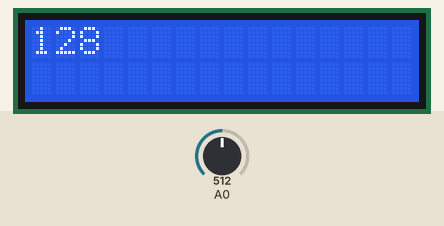
Bench run of a sketch on a simulated Arduino Uno, built with avr-gcc and run on an emulated ATmega328P. On the bench: 16×2 character LCD. The test bench sets the inputs (shaded band); at power-on: A0 = 512.

Above: at 1.2 s.
1.3 s: A0 set to 716
At 2.5 s:
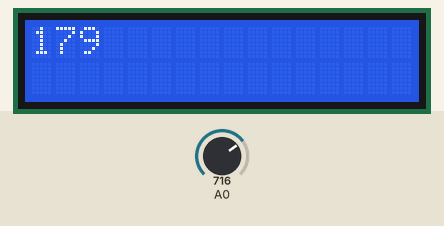
2.8 s: A0 set to 900
At 4.0 s:
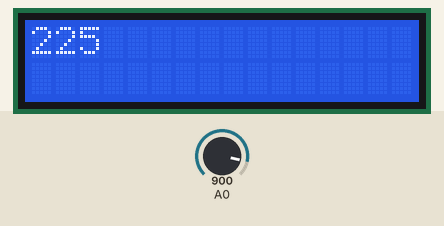
4.3 s: A0 set to 1023
At 5.8 s:
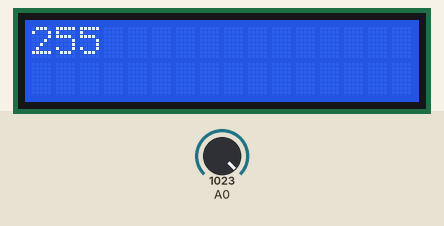
Timing chart, 0 to 7.3 s (numbered marks = the images above; inputs shaded):
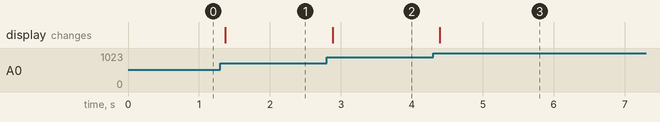

The sketch:

lcd.ino
```cpp
#include <LiquidCrystal.h>

LiquidCrystal lcd(5, 6, 7, 8, 9, 10, 11);

void setup() {
  lcd.begin(16, 2);
}

void loop() {
  lcd.setCursor(0, 0);
  int value = analogRead(A0) /4;
  lcd.print(value);
  delay(100);
}
```

Measured:
- after the input at 1.3 s, the display: changes after 0.07 s (image 1)
- after the input at 2.8 s, the display: changes after 0.08 s (image 2)
- after the input at 4.3 s, the display: changes after 0.10 s (image 3)
